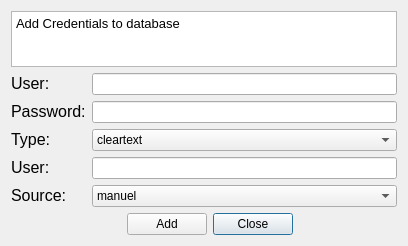
<?xml version="1.0" encoding="UTF-8"?>
<ui version="4.0">
 <class>AddEditCredentials</class>
 <widget class="QDialog" name="AddEditCredentials">
  <property name="geometry">
   <rect>
    <x>0</x>
    <y>0</y>
    <width>408</width>
    <height>246</height>
   </rect>
  </property>
  <property name="minimumSize">
   <size>
    <width>408</width>
    <height>246</height>
   </size>
  </property>
  <property name="maximumSize">
   <size>
    <width>408</width>
    <height>246</height>
   </size>
  </property>
  <property name="windowTitle">
   <string>Add Credentials</string>
  </property>
  <layout class="QGridLayout" name="gridLayout">
   <item row="6" column="3">
    <widget class="QPushButton" name="pushButton_Close">
     <property name="text">
      <string>Close</string>
     </property>
    </widget>
   </item>
   <item row="6" column="4">
    <spacer name="horizontalSpacer_2">
     <property name="orientation">
      <enum>Qt::Horizontal</enum>
     </property>
     <property name="sizeHint" stdset="0">
      <size>
       <width>40</width>
       <height>20</height>
      </size>
     </property>
    </spacer>
   </item>
   <item row="1" column="0">
    <widget class="QLabel" name="label_Name">
     <property name="text">
      <string>&lt;html&gt;&lt;head/&gt;&lt;body&gt;&lt;p&gt;&lt;span style=&quot; font-size:12pt;&quot;&gt;User:&lt;/span&gt;&lt;/p&gt;&lt;/body&gt;&lt;/html&gt;</string>
     </property>
    </widget>
   </item>
   <item row="5" column="0">
    <widget class="QLabel" name="label_Password">
     <property name="text">
      <string>&lt;html&gt;&lt;head/&gt;&lt;body&gt;&lt;p&gt;&lt;span style=&quot; font-size:12pt;&quot;&gt;Source:&lt;/span&gt;&lt;/p&gt;&lt;/body&gt;&lt;/html&gt;</string>
     </property>
    </widget>
   </item>
   <item row="6" column="5">
    <spacer name="horizontalSpacer_3">
     <property name="orientation">
      <enum>Qt::Horizontal</enum>
     </property>
     <property name="sizeHint" stdset="0">
      <size>
       <width>40</width>
       <height>20</height>
      </size>
     </property>
    </spacer>
   </item>
   <item row="3" column="0">
    <widget class="QLabel" name="label_Port">
     <property name="text">
      <string>&lt;html&gt;&lt;head/&gt;&lt;body&gt;&lt;p&gt;&lt;span style=&quot; font-size:12pt;&quot;&gt;Type:&lt;/span&gt;&lt;/p&gt;&lt;/body&gt;&lt;/html&gt;</string>
     </property>
    </widget>
   </item>
   <item row="6" column="1">
    <spacer name="horizontalSpacer">
     <property name="orientation">
      <enum>Qt::Horizontal</enum>
     </property>
     <property name="sizeHint" stdset="0">
      <size>
       <width>40</width>
       <height>20</height>
      </size>
     </property>
    </spacer>
   </item>
   <item row="6" column="2">
    <widget class="QPushButton" name="pushButton_New_Profile">
     <property name="text">
      <string>Add</string>
     </property>
    </widget>
   </item>
   <item row="4" column="0">
    <widget class="QLabel" name="label_User">
     <property name="text">
      <string>&lt;html&gt;&lt;head/&gt;&lt;body&gt;&lt;p&gt;&lt;span style=&quot; font-size:12pt;&quot;&gt;User:&lt;/span&gt;&lt;/p&gt;&lt;/body&gt;&lt;/html&gt;</string>
     </property>
    </widget>
   </item>
   <item row="2" column="0">
    <widget class="QLabel" name="label_Host">
     <property name="text">
      <string>&lt;html&gt;&lt;head/&gt;&lt;body&gt;&lt;p&gt;&lt;span style=&quot; font-size:12pt;&quot;&gt;Password:&lt;/span&gt;&lt;/p&gt;&lt;/body&gt;&lt;/html&gt;</string>
     </property>
    </widget>
   </item>
   <item row="6" column="6">
    <spacer name="horizontalSpacer_4">
     <property name="orientation">
      <enum>Qt::Horizontal</enum>
     </property>
     <property name="sizeHint" stdset="0">
      <size>
       <width>40</width>
       <height>20</height>
      </size>
     </property>
    </spacer>
   </item>
   <item row="1" column="1" colspan="6">
    <widget class="QLineEdit" name="lineEdit_PORT"/>
   </item>
   <item row="2" column="1" colspan="6">
    <widget class="QLineEdit" name="lineEdit_Port"/>
   </item>
   <item row="3" column="1" colspan="6">
    <widget class="QComboBox" name="comboBox_PassType">
     <item>
      <property name="text">
       <string>cleartext</string>
      </property>
     </item>
     <item>
      <property name="text">
       <string>hashed</string>
      </property>
     </item>
    </widget>
   </item>
   <item row="4" column="1" colspan="6">
    <widget class="QLineEdit" name="lineEdit_Host"/>
   </item>
   <item row="5" column="1" colspan="6">
    <widget class="QComboBox" name="comboBox_Source">
     <item>
      <property name="text">
       <string>manuel</string>
      </property>
     </item>
     <item>
      <property name="text">
       <string>mimikatz</string>
      </property>
     </item>
     <item>
      <property name="text">
       <string>hashdump</string>
      </property>
     </item>
    </widget>
   </item>
   <item row="0" column="0" colspan="7">
    <widget class="QTextEdit" name="EventLogText">
     <property name="readOnly">
      <bool>true</bool>
     </property>
     <property name="html">
      <string>&lt;!DOCTYPE HTML PUBLIC &quot;-//W3C//DTD HTML 4.0//EN&quot; &quot;http://www.w3.org/TR/REC-html40/strict.dtd&quot;&gt;
&lt;html&gt;&lt;head&gt;&lt;meta name=&quot;qrichtext&quot; content=&quot;1&quot; /&gt;&lt;style type=&quot;text/css&quot;&gt;
p, li { white-space: pre-wrap; }
&lt;/style&gt;&lt;/head&gt;&lt;body style=&quot; font-family:'Monaco'; font-size:10pt; font-weight:400; font-style:normal;&quot;&gt;
&lt;p style=&quot; margin-top:0px; margin-bottom:0px; margin-left:0px; margin-right:0px; -qt-block-indent:0; text-indent:0px;&quot;&gt;Add Credentials to database&lt;/p&gt;&lt;/body&gt;&lt;/html&gt;</string>
     </property>
    </widget>
   </item>
  </layout>
 </widget>
 <resources/>
 <connections/>
</ui>
